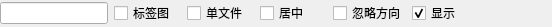
<ui version="4.0">
 <class>qSlicerVolumesIOOptionsWidget</class>
 <widget class="qSlicerWidget" name="qSlicerVolumesIOOptionsWidget">
  <property name="geometry">
   <rect>
    <x>0</x>
    <y>0</y>
    <width>552</width>
    <height>27</height>
   </rect>
  </property>
  <property name="windowTitle">
   <string>体积选项</string>
  </property>
  <layout class="QHBoxLayout" name="horizontalLayout">
   <property name="margin">
    <number>0</number>
   </property>
   <item>
    <widget class="QLineEdit" name="NameLineEdit">
     <property name="sizePolicy">
      <sizepolicy hsizetype="Preferred" vsizetype="Fixed">
       <horstretch>0</horstretch>
       <verstretch>0</verstretch>
      </sizepolicy>
     </property>
    </widget>
   </item>
   <item>
    <widget class="QCheckBox" name="LabelMapCheckBox">
     <property name="text">
      <string>标签图</string>
     </property>
     <property name="toolTip">
      <string>将体积作为标签图加载（每个体素值表示一个分割结构）。</string>
     </property>
    </widget>
   </item>
   <item>
    <widget class="QCheckBox" name="SingleFileCheckBox">
     <property name="text">
      <string>单文件</string>
     </property>
     <property name="toolTip">
      <string>仅加载选定的文件。应用程序将不会尝试查找可以组成完整体积的相似文件。</string>
     </property>
    </widget>
   </item>
   <item>
    <widget class="QCheckBox" name="CenteredCheckBox">
     <property name="text">
      <string>居中</string>
     </property>
     <property name="toolTip">
      <string>忽略图像头中指定的图像位置信息。</string>
     </property>
    </widget>
   </item>
   <item>
    <widget class="QCheckBox" name="OrientationCheckBox">
     <property name="text">
      <string>忽略方向</string>
     </property>
     <property name="toolTip">
      <string>忽略图像头中指定的轴方向信息。</string>
     </property>
    </widget>
   </item>
   <item>
    <widget class="QCheckBox" name="ShowCheckBox">
     <property name="text">
      <string>显示</string>
     </property>
     <property name="toolTip">
      <string>加载完成后在切片查看器中显示体积。</string>
     </property>
     <property name="checked">
      <bool>true</bool>
     </property>
    </widget>
   </item>
   <item>
    <widget class="qMRMLColorTableComboBox" name="ColorTableComboBox">
     <property name="enabled">
      <bool>true</bool>
     </property>
     <property name="addEnabled">
      <bool>false</bool>
     </property>
     <property name="removeEnabled">
      <bool>false</bool>
     </property>
     <property name="toolTip">
      <string>用于显示该体积的颜色表节点。</string>
     </property>
    </widget>
   </item>
  </layout>
 </widget>
 <customwidgets>
  <customwidget>
   <class>qMRMLColorTableComboBox</class>
   <extends>qMRMLNodeComboBox</extends>
   <header>qMRMLColorTableComboBox.h</header>
  </customwidget>
  <customwidget>
   <class>qMRMLNodeComboBox</class>
   <extends>QWidget</extends>
   <header>qMRMLNodeComboBox.h</header>
  </customwidget>
  <customwidget>
   <class>qSlicerWidget</class>
   <extends>QWidget</extends>
   <header>qSlicerWidget.h</header>
   <container>1</container>
  </customwidget>
 </customwidgets>
 <resources />
 <connections>
  <connection>
   <sender>qSlicerVolumesIOOptionsWidget</sender>
   <signal>mrmlSceneChanged(vtkMRMLScene*)</signal>
   <receiver>ColorTableComboBox</receiver>
   <slot>setMRMLScene(vtkMRMLScene*)</slot>
  </connection>
 </connections>
</ui>
